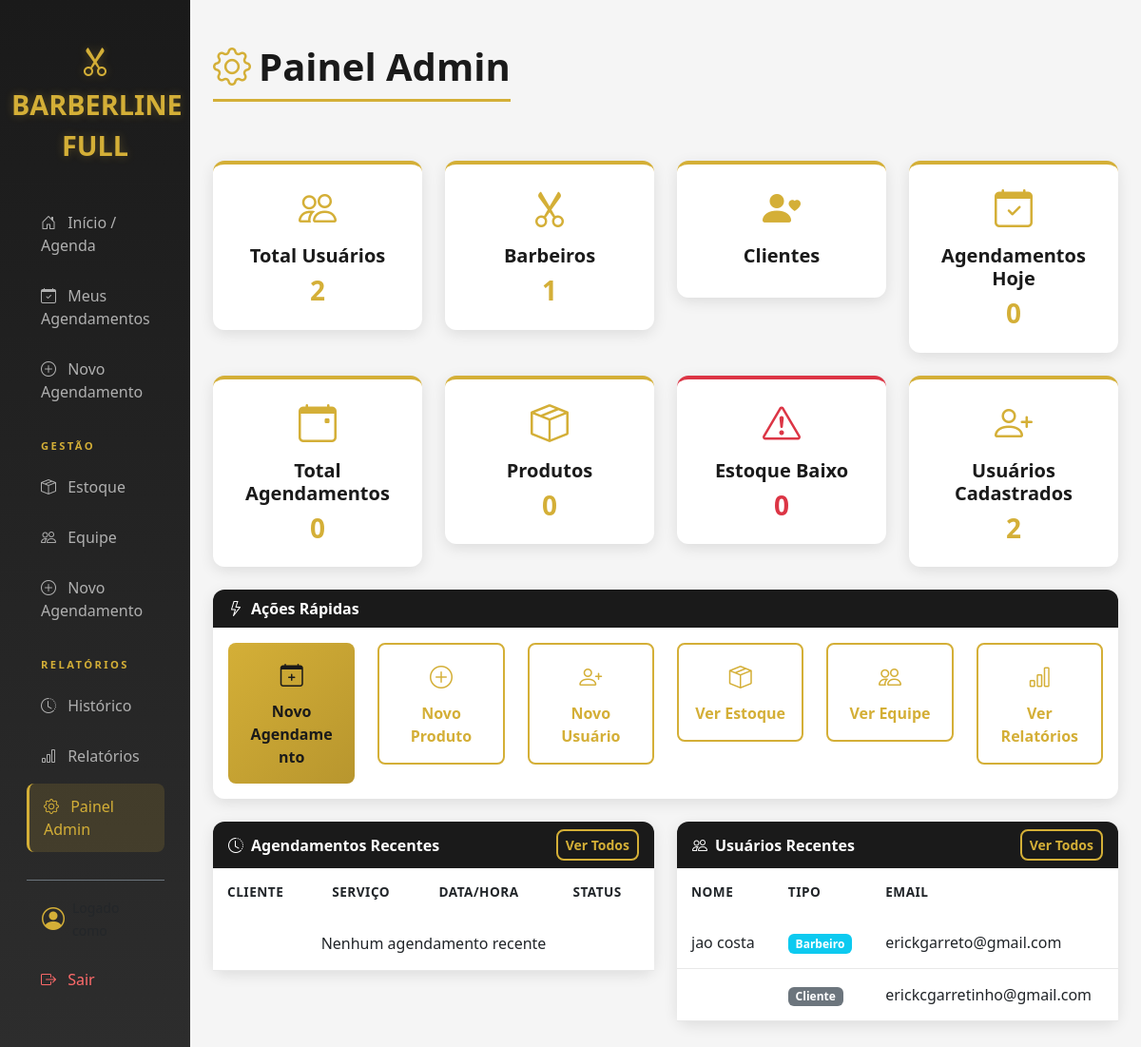
Screenshot of /painel-admin/ (signed in) with the database file from the repository.
### usuarios/models.py (models this page shows, shortened)
class Usuario(AbstractUser):
    class Tipo(models.TextChoices):
        ADMIN = 'ADMIN', 'Administrador'
        BARBEIRO = 'BARBEIRO', 'Barbeiro'
        CLIENTE = 'CLIENTE', 'Cliente'
    tipo = models.CharField(
        max_length=20,
        choices=Tipo.choices,
        default=Tipo.CLIENTE
    )
    telefone = models.CharField(max_length=15, blank=True, null=True)

### agendamentos/views.py (the view)
# urls.py: path('painel-admin/', views.painel_admin, name='painel_admin'),
@login_required
def painel_admin(request):
    if not (request.user.tipo == 'ADMIN' or request.user.is_staff):
        return redirect('dashboard')
    context = {
        'total_usuarios': Usuario.objects.count(),
        'total_barbeiros': Usuario.objects.filter(tipo='BARBEIRO').count(),
        'total_agendamentos': Agendamento.objects.count(),
        'agendamentos_hoje': Agendamento.objects.filter(data_hora__date=timezone.now().date()).count(),
        'total_produtos': Produto.objects.count(),
        'produtos_baixo_estoque': Produto.objects.filter(quantidade__lte=F('quantidade_minima')).count(),
        'agendamentos_recentes': Agendamento.objects.order_by('-data_hora')[:10],
        'usuarios_recentes': Usuario.objects.order_by('-date_joined')[:10],
    }
    return render(request, 'painel_admin.html', context)

### templates/painel_admin.html (shortened to what this page needs)
{% extends 'base.html' %}
{% block content %}
<div class="d-flex justify-content-between align-items-center pt-3 pb-2 mb-4">
    <h1 class="page-header">
        <i class="bi bi-gear me-2 text-gold"></i>Painel Admin
    </h1>
</div>
<div class="row mb-4">
    <div class="col-md-3">
        <div class="card text-center p-3" style="border-top: 4px solid var(--gold);">
            <i class="bi bi-people fs-1 icon-gold mb-2"></i>
            <h5>Total Usuários</h5>
            <h3 class="text-gold">{{ total_usuarios }}</h3>
        </div>
    </div>
    <div class="col-md-3">
        <div class="card text-center p-3" style="border-top: 4px solid var(--gold);">
            <i class="bi bi-scissors fs-1 icon-gold mb-2"></i>
            <h5>Barbeiros</h5>
            <h3 class="text-gold">{{ total_barbeiros }}</h3>
        </div>
    </div>
    <div class="col-md-3">
        <div class="card text-center p-3" style="border-top: 4px solid var(--gold);">
            <i class="bi bi-person-heart fs-1 icon-gold mb-2"></i>
            <h5>Clientes</h5>
        </div>
    </div>
    <div class="col-md-3">
        <div class="card text-center p-3" style="border-top: 4px solid var(--gold);">
            <i class="bi bi-calendar-check fs-1 icon-gold mb-2"></i>
            <h5>Agendamentos Hoje</h5>
            <h3 class="text-gold">{{ agendamentos_hoje }}</h3>
        </div>
    </div>
</div>
<div class="row mb-4">
    <div class="col-md-3">
        <div class="card text-center p-3" style="border-top: 4px solid var(--gold);">
            <i class="bi bi-calendar-event fs-1 icon-gold mb-2"></i>
            <h5>Total Agendamentos</h5>
            <h3 class="text-gold">{{ total_agendamentos }}</h3>
        </div>
    </div>
    <div class="col-md-3">
        <div class="card text-center p-3" style="border-top: 4px solid var(--gold);">
            <i class="bi bi-box-seam fs-1 icon-gold mb-2"></i>
            <h5>Produtos</h5>
            <h3 class="text-gold">{{ total_produtos }}</h3>
        </div>
    </div>
    <div class="col-md-3">
        <div class="card text-center p-3" style="border-top: 4px solid #dc3545;">
            <i class="bi bi-exclamation-triangle fs-1 text-danger mb-2"></i>
            <h5>Estoque Baixo</h5>
            <h3 class="text-danger">{{ produtos_baixo_estoque }}</h3>
        </div>
    </div>
    <div class="col-md-3">
        <div class="card text-center p-3" style="border-top: 4px solid var(--gold);">
            <i class="bi bi-person-plus fs-1 icon-gold mb-2"></i>
            <h5>Usuários Cadastrados</h5>
            <h3 class="text-gold">{{ total_usuarios }}</h3>
        </div>
    </div>
</div>
<div class="row mb-4">
    <div class="col-12">
        <div class="card">
            <div class="card-header">
                <i class="bi bi-lightning me-2"></i>Ações Rápidas
            </div>
            <div class="card-body">
                <div class="row">
                    <div class="col-md-2">
                        <a href="{% url 'novo_agendamento' %}" class="btn btn-gold w-100 py-3">
                            <i class="bi bi-calendar-plus fs-4 d-block mb-2"></i>
                            Novo Agendamento
                        </a>
                    </div>
                    <div class="col-md-2">
                        <a href="{% url 'novo_produto' %}" class="btn btn-outline-gold w-100 py-3">
                            <i class="bi bi-plus-circle fs-4 d-block mb-2"></i>
                            Novo Produto
                        </a>
                    </div>
                    <div class="col-md-2">
                        <a href="{% url 'novo_usuario' %}" class="btn btn-outline-gold w-100 py-3">
                            <i class="bi bi-person-plus fs-4 d-block mb-2"></i>
                            Novo Usuário
                        </a>
                    </div>
                    <div class="col-md-2">
                        <a href="{% url 'estoque' %}" class="btn btn-outline-gold w-100 py-3">
                            <i class="bi bi-box-seam fs-4 d-block mb-2"></i>
                            Ver Estoque
                        </a>
                    </div>
                    <div class="col-md-2">
                        <a href="{% url 'equipe' %}" class="btn btn-outline-gold w-100 py-3">
                            <i class="bi bi-people fs-4 d-block mb-2"></i>
                            Ver Equipe
                        </a>
                    </div>
                    <div class="col-md-2">
                        <a href="{% url 'relatorios' %}" class="btn btn-outline-gold w-100 py-3">
                            <i class="bi bi-bar-chart fs-4 d-block mb-2"></i>
                            Ver Relatórios
                        </a>
                    </div>
                </div>
            </div>
        </div>
    </div>
</div>
<div class="row">
    <div class="col-md-6">
        <div class="card">
            <div class="card-header d-flex justify-content-between align-items-center">
                <span><i class="bi bi-clock-history me-2"></i>Agendamentos Recentes</span>
                <a href="{% url 'historico' %}" class="btn btn-sm btn-outline-gold">Ver Todos</a>
            </div>
            <div class="card-body p-0">
                <div class="table-responsive">
                    <table class="table table-hover mb-0">
                        <thead>
                            <tr>
                                <th>Cliente</th>
                                <th>Serviço</th>
                                <th>Data/Hora</th>
                                <th>Status</th>
                            </tr>
                        </thead>
                        <tbody>
                            {% for a in agendamentos_recentes %}
                            <tr>
                                <td>{{ a.cliente.first_name }} {{ a.cliente.last_name }}</td>
                                <td>{{ a.servico.nome }}</td>
                                <td>{{ a.data_hora|date:"d/m H:i" }}</td>
                                <td>
                                    <span class="badge
                                        {% if a.status == 'agendado' %}bg-primary
                                        {% elif a.status == 'confirmado' %}bg-info
                                        {% elif a.status == 'em_andamento' %}bg-warning
                                        {% elif a.status == 'finalizado' %}bg-success
                                        {% elif a.status == 'cancelado' %}bg-danger{% endif %}">
                                        {{ a.get_status_display }}
                                    </span>
                                </td>
                            </tr>
                            {% empty %}
                            <tr><td colspan="4" class="text-center py-3">Nenhum agendamento recente</td></tr>
                            {% endfor %}
                        </tbody>
                    </table>
                </div>
            </div>
        </div>
    </div>
    <div class="col-md-6">
        <div class="card">
            <div class="card-header d-flex justify-content-between align-items-center">
                <span><i class="bi bi-people me-2"></i>Usuários Recentes</span>
                <a href="{% url 'equipe' %}" class="btn btn-sm btn-outline-gold">Ver Todos</a>
            </div>
            <div class="card-body p-0">
                <div class="table-responsive">
                    <table class="table table-hover mb-0">
                        <thead>
                            <tr>
                                <th>Nome</th>
                                <th>Tipo</th>
                                <th>Email</th>
                            </tr>
                        </thead>
                        <tbody>
                            {% for u in usuarios_recentes %}
                            <tr>
                                <td>{{ u.first_name }} {{ u.last_name }}</td>
                                <td>
                                    <span class="badge
                                        {% if u.tipo == 'ADMIN' %}bg-warning text-dark
                                        {% elif u.tipo == 'BARBEIRO' %}bg-info
                                        {% else %}bg-secondary{% endif %}">
                                        {{ u.get_tipo_display }}
                                    </span>
                                </td>
                                <td>{{ u.email|default:"-" }}</td>
                            </tr>
                            {% empty %}
                            <tr><td colspan="3" class="text-center py-3">Nenhum usuário recente</td></tr>
                            {% endfor %}
                        </tbody>
                    </table>
                </div>
            </div>
        </div>
    </div>
</div>
{% endblock %}

### templates/base.html (shortened to what this page needs)
<!DOCTYPE html>
<html lang="pt-br">
<head>
    <link href="https://cdn.jsdelivr.net/npm/bootstrap@5.3.0/dist/css/bootstrap.min.css" rel="stylesheet">
    <link rel="stylesheet" href="https://cdn.jsdelivr.net/npm/bootstrap-icons@1.11.0/font/bootstrap-icons.css">
</head>
<body>
    <div class="container-fluid">
        <div class="row">
            <nav class="col-md-3 col-lg-2 d-md-block sidebar collapse show">
                <div class="position-sticky">
                    <div class="brand mb-3">
                        <i class="bi bi-scissors"></i><br>
                        BARBERLINE FULL
                    </div>
                    <div class="nav flex-column px-3">
                        <a href="{% url 'dashboard' %}" class="nav-link {% if request.resolver_match.url_name == 'dashboard' %}active{% endif %}">
                            <i class="bi bi-house-door me-2"></i> Início / Agenda
                        </a>
                        {% if user.tipo == 'CLIENTE' %}
                            <a href="{% url 'portal_cliente' %}" class="nav-link {% if request.resolver_match.url_name == 'portal_cliente' %}active{% endif %}">
                                <i class="bi bi-calendar-check me-2"></i> Meus Agendamentos
                            </a>
                            <a href="{% url 'novo_agendamento' %}" class="nav-link {% if request.resolver_match.url_name == 'novo_agendamento' %}active{% endif %}">
                                <i class="bi bi-plus-circle me-2"></i> Novo Agendamento
                            </a>
                        {% endif %}
                        {% if user.tipo == 'ADMIN' or user.is_staff %}
                            <div class="sidebar-heading">Gestão</div>
                            <a href="{% url 'estoque' %}" class="nav-link {% if request.resolver_match.url_name == 'estoque' %}active{% endif %}">
                                <i class="bi bi-box-seam me-2"></i> Estoque
                            </a>
                            <a href="{% url 'equipe' %}" class="nav-link {% if request.resolver_match.url_name == 'equipe' %}active{% endif %}">
                                <i class="bi bi-people me-2"></i> Equipe
                            </a>
                            <a href="{% url 'novo_agendamento' %}" class="nav-link">
                                <i class="bi bi-plus-circle me-2"></i> Novo Agendamento
                            </a>
                            <div class="sidebar-heading">Relatórios</div>
                            <a href="{% url 'historico' %}" class="nav-link {% if request.resolver_match.url_name == 'historico' %}active{% endif %}">
                                <i class="bi bi-clock-history me-2"></i> Histórico
                            </a>
                            <a href="{% url 'relatorios' %}" class="nav-link {% if request.resolver_match.url_name == 'relatorios' %}active{% endif %}">
                                <i class="bi bi-bar-chart me-2"></i> Relatórios
                            </a>
                            <a href="{% url 'painel_admin' %}" class="nav-link {% if request.resolver_match.url_name == 'painel_admin' %}active{% endif %}">
                                <i class="bi bi-gear me-2"></i> Painel Admin
                            </a>
                        {% endif %}
                        <div class="mt-4 pt-3 border-top border-secondary">
                            <div class="d-flex align-items-center px-3 mb-3">
                                <i class="bi bi-person-circle fs-4 icon-gold me-2"></i>
                                <div>
                                    <small class="text-muted">Logado como</small>
                                </div>
                            </div>
                            <form method="post" action="{% url 'logout' %}" style="display:inline;">
                                <button type="submit" class="nav-link logout-btn" style="background:none; border:none; cursor:pointer; width:100%; text-align:left;">
                                    <i class="bi bi-box-arrow-right me-2"></i> Sair
                                </button>
                            </form>
                        </div>
                    </div>
                </div>
            </nav>
            <main class="col-md-9 ms-sm-auto col-lg-10 px-md-4 main-content">
                {% block content %}{% endblock %}
            </main>
        </div>
    </div>
</body>
</html>

### rows the page displays
Usuario: first_name "jao", last_name "costa", tipo "Barbeiro", email "erickgarreto@gmail.com"
Usuario: tipo "Cliente", email "erickcgarretinho@gmail.com"

### other values shown
{{ total_usuarios }} "2"
{{ total_barbeiros }} "1"
{{ agendamentos_hoje }} "0"
{{ total_agendamentos }} "0"
{{ total_produtos }} "0"
{{ produtos_baixo_estoque }} "0"
